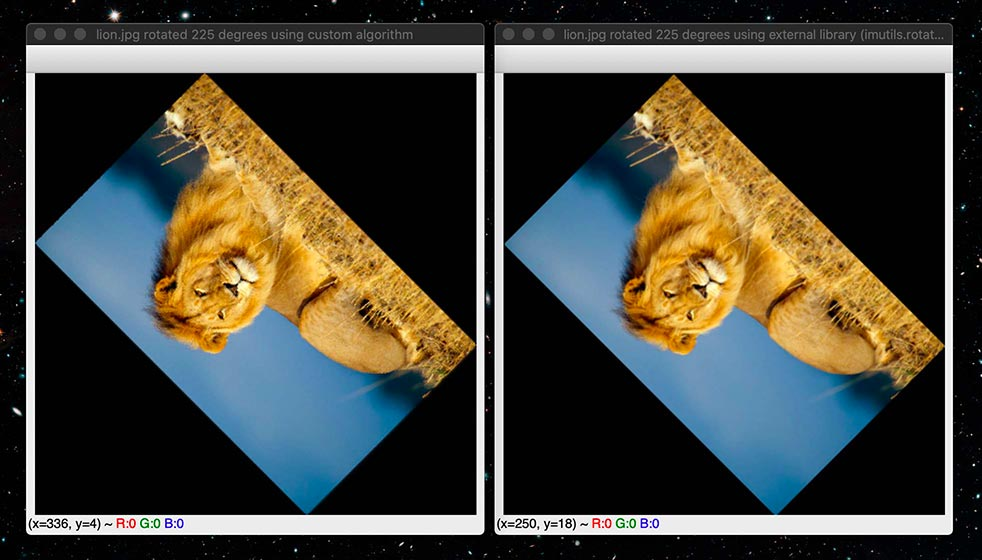
#> input picture EXAMPLE.jpg, 982 x 560 px
$ python main.py EXAMPLE.jpg 5 5 5
#> lines starting #> are read from the running program, lines starting #| are printed output that depends on the picture
### rotation.py
from math import cos, pi, sin  # for calculating image rotation
from os.path import basename as get_file_name  # name of image file

from cv2 import imread, imshow  # interpret and display images
# for populating 2d arrays of pixel values
from numpy import uint8
from numpy import zeros as populated_array


class RotatedImage:  # abstract class
    ''' Represents a rotated image '''

    def __init__(self, image_path, degrees, x, y, clockwise):
#> called with image_path = 'EXAMPLE.jpg', degrees = 5, x = 5, y = 5, clockwise = False
        self.image_path = image_path  # the file system path to the input image
        self.image = imread(image_path)  # the input image object
#> self.image is the input picture: shape (560, 982, 3); mean B, G, R 62, 71.2, 72.1
        if self.image is None:
            # raise an error if the input image could not be located given the file system path
            raise(OSError)
        self.degrees = degrees  # the amount of degrees to rotate the image
        self.point_of_rotation = (x, y)  # the specific point to rotate around
        self.clockwise = clockwise  # whether to rotate clockwise or counter-clockwise

    def __str__(self):
        # construct object string
        deg = 'degree' if self.degrees == -1 or self.degrees == 1 else 'degrees'
        return '%s rotated %s %s' % (get_file_name(self.image_path), self.degrees, deg)

    def _rotate(self):
        raise NotImplementedError

    def show(self):
        ''' Render a GUI window with the rotated image. '''
        imshow(str(self), self._rotate())


class ForwardMappedImage(RotatedImage):
    ''' Represents a rotated image using forward mapping '''

    def __init__(self, image_path, degrees, x, y, clockwise):
        super().__init__(image_path, degrees, x, y, clockwise)

    def __str__(self):
        return super().__str__() + ' using forward mapping'

    def _rotate(self):
        ''' Rotate the associated image using forward mapping.
        Note: this class method should be considered protected '''

        # define the width and height of the input image
        width, height = (len(self.image[0]),
                         len(self.image))
        # convert degrees to radians
        rad = (pi/180) * self.degrees
        # define image and point of rotation
        img = self.image
        por_x, por_y = self.point_of_rotation

        # define the array to hold the new pixel coordinates of the rotated image
        new_image = populated_array((height, width, 3), uint8)

        # find new x/y coordinates
        for x in range(width):
            for y in range(height):

                # center pixel around point of rotation, perform the rotation, and translate the pixel back
                new_x, new_y = (0, 0)
                if self.clockwise:  # rotate in either clockwise or counter-clockwise direction
                    new_x = round((x - por_x) * cos(rad) -
                                  (y - por_y) * sin(rad)) + por_x
                    new_y = round((x - por_x) * sin(rad) +
                                  (y - por_y) * cos(rad)) + por_y
                else:
                    new_x = round((x - por_x) * cos(rad) +
                                  (y - por_y) * sin(rad)) + por_x
                    new_y = round(-(x - por_x) * sin(rad) +
                                  (y - por_y) * cos(rad)) + por_y

                # ignore the pixel if it is outside the image frame, otherwise insert it into the rotated image
                if new_x < 0 or new_x >= width or new_y < 0 or new_y >= height:
                    continue
                else:
                    new_image[new_y, new_x] = img[y, x]

        # finally, return the new image
        return new_image


class BackwardMappedImage(RotatedImage):
    ''' Represents a rotated image using backward mapping '''

    def __init__(self, image_path, degrees, x, y, clockwise):
        super().__init__(image_path, degrees, x, y, clockwise)

    def __str__(self):
        return super().__str__() + ' using backward mapping'

    def _rotate(self):
        ''' Rotate the associated image using backward mapping.
        Note: this class method should be considered protected '''

        # define the width and height of the input image
        width, height = (len(self.image[0]),
                         len(self.image))
        # convert degrees to radians
        rad = 2 * pi - ((pi/180) * self.degrees)
        # define image and point of rotation
        img = self.image
        por_x, por_y = self.point_of_rotation

        # define the array to hold the new pixel coordinates of the rotated image
        new_image = populated_array((height, width, 3), uint8)

        # find new x/y coordinates
        for x in range(width):
            for y in range(height):

                # center pixel around point of rotation, perform the rotation, and translate the pixel back
                new_x, new_y = (0, 0)
                if self.clockwise:  # rotate in either clockwise or counter-clockwise direction
                    new_x = round((x - por_x) * cos(rad) -
                                  (y - por_y) * sin(rad)) + por_x
                    new_y = round((x - por_x) * sin(rad) +
                                  (y - por_y) * cos(rad)) + por_y
                else:
                    new_x = round((x - por_x) * cos(rad) +
                                  (y - por_y) * sin(rad)) + por_x
                    new_y = round(-(x - por_x) * sin(rad) +
                                  (y - por_y) * cos(rad)) + por_y

                # ignore the pixel if it is outside the image frame, otherwise insert it into the rotated image
                if new_x < 0 or new_x >= width or new_y < 0 or new_y >= height:
                    continue
                else:
                    new_image[y, x] = img[new_y, new_x]

        # finally, return the new image
        return new_image


class ImageCollection:

    def __init__(self, image_path, degrees, x, y, clockwise):
        self.algorithms = [ForwardMappedImage(image_path, degrees, x, y, clockwise),
                           BackwardMappedImage(image_path, degrees, x, y, clockwise)]

    def show(self):
        for algorithm in self.algorithms:
            algorithm.show()
#> this loop made 2 passes
#> pass 1, in show, `imshow(str(self), self._rotate())`:
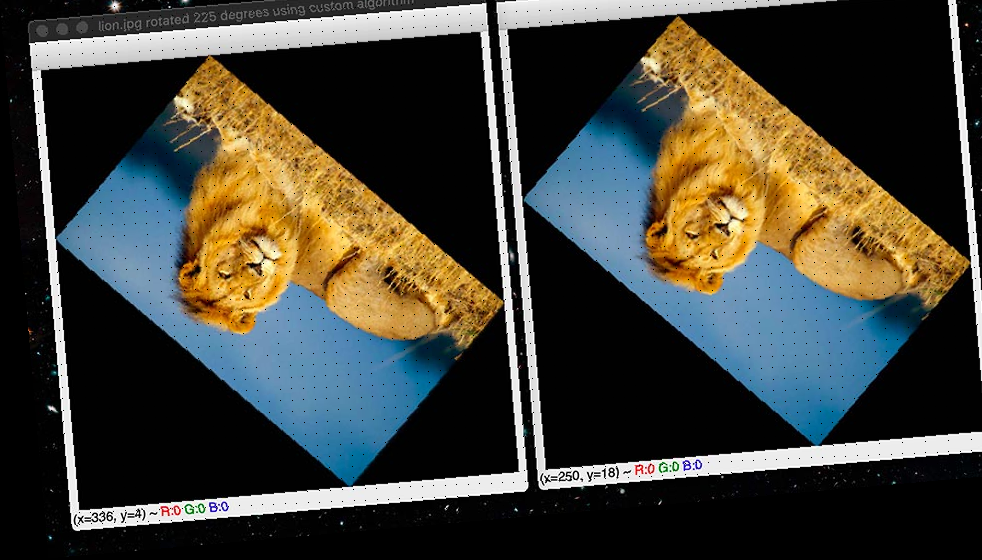
#> window 'EXAMPLE.jpg rotated 5 degrees ': shape (560, 982, 3); mean B, G, R 56.6, 65.8, 66.7

### main.py
import argparse  # for parsing user input and handling exceptions

from cv2 import destroyAllWindows, waitKey  # for cleanup and termination

from rotation import ImageCollection  # for managing rotated images


def main_loop():
    # parse program arguments
    parser = argparse.ArgumentParser(
        prog='rotate.py', description='Rotate an image.')
    parser.add_argument(
        'image', type=str, help='the image to be rotated')
    parser.add_argument(
        'degrees', type=int, help='the amount of degrees to rotate the image by')
    parser.add_argument(
        'x', type=int, help='the point of rotation on the x-axis')
    parser.add_argument(
        'y', type=int, help='the point of rotation on the y-axis')
    parser.add_argument(  # not a requirement
        '--clockwise', '--cw', action='store_true', help='rotate image clockwise (Default: counter-clockwise)')
    args = parser.parse_args()

    # create new image collection using provided program arguments
    image_collection = ImageCollection(
        args.image, args.degrees, args.x, args.y, args.clockwise)

    # process and show the rotated images
    print('Loading images...')
    image_collection.show()
    print('Images loaded in new windows. Press \'q\' on any of them to quit!')

    while True:
        # allow for keyboard interrupt
        if waitKey(1) & 0xFF == ord('q'):
#> (key q is pressed here)
            break  # breaks the loop, ending the program


if __name__ == "__main__":
    main_loop()
    destroyAllWindows()  # cleanup
